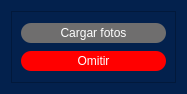
<?xml version="1.0" encoding="UTF-8"?>
<ui version="4.0">
 <class>Form</class>
 <widget class="QWidget" name="Form">
  <property name="geometry">
   <rect>
    <x>0</x>
    <y>0</y>
    <width>187</width>
    <height>94</height>
   </rect>
  </property>
  <property name="windowTitle">
   <string>Form</string>
  </property>
  <property name="styleSheet">
   <string notr="true">background-color: rgb(3, 33, 77);</string>
  </property>
  <layout class="QHBoxLayout" name="horizontalLayout">
   <item>
    <widget class="QFrame" name="frame">
     <property name="styleSheet">
      <string notr="true">QPushButton{
	padding: 3px 3px;
	border-radius: 10px;
}</string>
     </property>
     <property name="frameShape">
      <enum>QFrame::StyledPanel</enum>
     </property>
     <property name="frameShadow">
      <enum>QFrame::Raised</enum>
     </property>
     <layout class="QVBoxLayout" name="verticalLayout">
      <item>
       <widget class="QPushButton" name="uploadPhotosBtn">
        <property name="styleSheet">
         <string notr="true">color: rgb(255, 255, 255);
background-color: rgb(111, 110, 110);</string>
        </property>
        <property name="text">
         <string>Cargar fotos</string>
        </property>
       </widget>
      </item>
      <item>
       <widget class="QPushButton" name="omitBtn">
        <property name="styleSheet">
         <string notr="true">color: rgb(255, 255, 255);
background-color: rgb(255, 0, 0);</string>
        </property>
        <property name="text">
         <string>Omitir</string>
        </property>
       </widget>
      </item>
     </layout>
    </widget>
   </item>
  </layout>
 </widget>
 <resources/>
 <connections/>
</ui>
